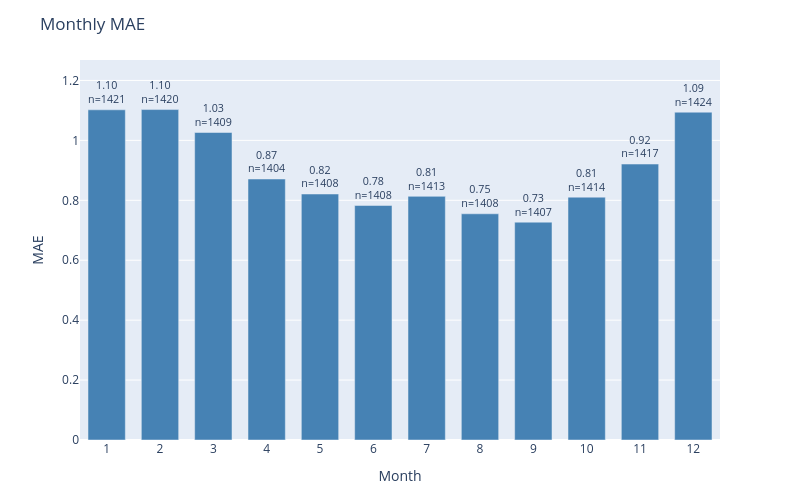

Notebook code cell kept with this figure:
### Code cell
plot_error_by_group(
    df=results_test,
    y_true_col='actual',
    y_pred_col='prediction',
    date_col='dt_prediction',
    group_by='month',
    metric='mae',
    title='Monthly MAE'
)

### Figure 1 — Plotly figure (JSON) as saved in the notebook; plotly's stock layout.template omitted (floating-point values rounded to 4 significant figures)
{"data": [{"marker": {"color": "steelblue"}, "text": ["1.10<br>n=1421", "1.10<br>n=1420", "1.03<br>n=1409", "0.87<br>n=1404", "0.82<br>n=1408", "0.78<br>n=1408", "0.81<br>n=1413", "0.75<br>n=1408", "0.73<br>n=1407", "0.81<br>n=1414", "0.92<br>n=1417", "1.09<br>n=1424"], "textposition": "outside", "type": "bar", "x": ["1", "2", "3", "4", "5", "6", "7", "8", "9", "10", "11", "12"], "y": [1.102, 1.103, 1.026, 0.8711, 0.821, 0.7827, 0.8132, 0.755, 0.7271, 0.8105, 0.921, 1.094]}], "layout": {"bargap": 0.3, "height": 500, "margin": {"b": 60, "t": 60}, "title": {"text": "Monthly MAE"}, "uniformtext": {"minsize": 8, "mode": "hide"}, "width": 800, "xaxis": {"title": {"text": "Month"}}, "yaxis": {"range": [0, 1.268], "title": {"text": "MAE"}}}}
